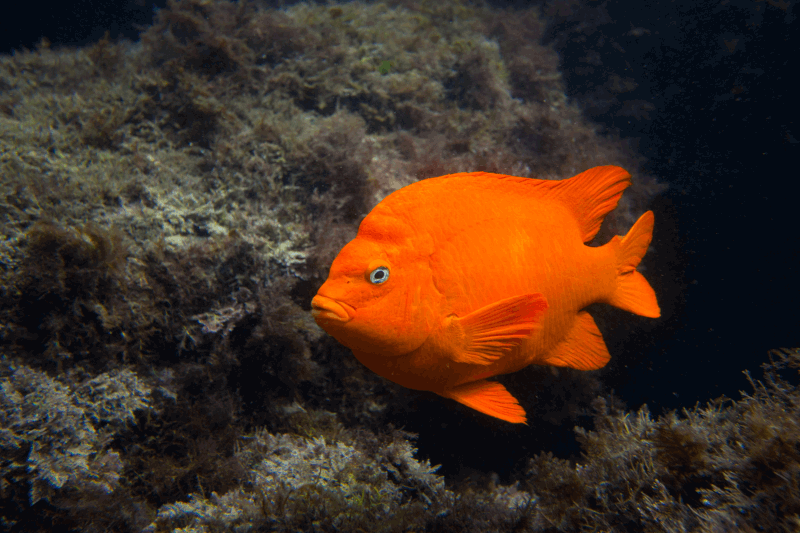
#> input picture resources/fish.png, 800 x 533 px
$ python basics03.py
#> lines starting #> are read from the running program, lines starting #| are printed output that depends on the picture
import cv2
import numpy


#recortar, redimensionar y unir imagenes

# cargar la imagen fish
img = cv2.imread('resources/fish.png')
#> img is the input picture: shape (533, 800, 3); mean B, G, R 34.4, 47.2, 67.3

# imprimir en consola las dimensiones de la imagen
print(img.shape)
#| (533, 800, 3)

#redimensionar la imagen con otros valores
img_ancho = img.shape[1] #saco el ancho de la imagen
#> img_ancho = 800
img_alto = img.shape[0] #saco el alto de la imagen
#> img_alto = 533

img_resized = cv2.resize(img, (300, 300)) #hacemos que la imagen mida 300x300, cuadrada
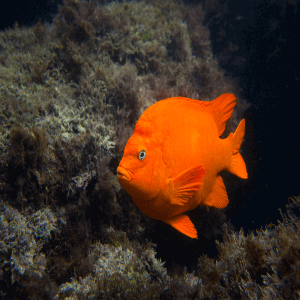
#> img_resized: shape (300, 300, 3); mean B, G, R 34.3, 47.1, 67.2


#redimensionar en relacion con el tamano de la imagen
img_resized_shape = cv2.resize(img, (img.shape[1]//2, img.shape[0]//2))#nos pide ancho y alto, que se encuentran en la pos 1 y 0

#recorte de parte de la imagen
#en el recorte hay que tener en cuenta el orden de los valores [y1:y2, x1:x2], como coordenadas en la imagen
image_crop = img[150:350, 300:500]
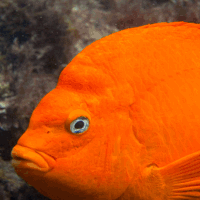
#> image_crop: shape (200, 200, 3); mean B, G, R 19.2, 80.2, 179.5

#hay que asegurarse de importar numpy al inicio para lo siguiente:
#combinar varias imagenes en horizontal (deben tener la misma altura y misma cantidad de canales de color, RGB)
image_horizontal = numpy.hstack((img_resized_shape, img_resized_shape))
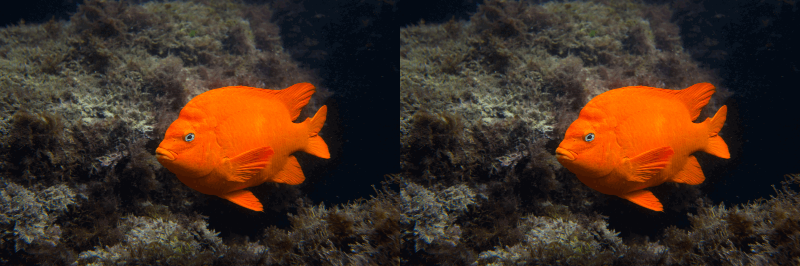
#> image_horizontal: shape (266, 800, 3); mean B, G, R 34.3, 47.1, 67.2

#combinar varias imagenes en vertical (deben tener la misma anchura y misma cantidad de canales de color, RGB)
image_vertical = numpy.vstack((img_resized_shape, img_resized_shape))
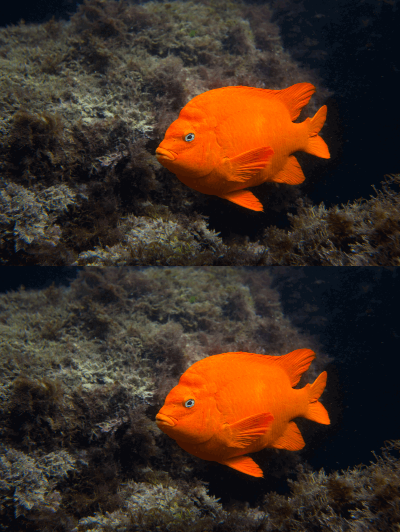
#> image_vertical: shape (532, 400, 3); mean B, G, R 34.3, 47.1, 67.2

cv2.imshow('original', img) #muestro la ventana original
cv2.imshow('img resized', img_resized) #muestro la imagen fish con el nuevo tamano
cv2.imshow('img resized shape', img_resized_shape) #muestro la imagen redimensionada en base a la original
cv2.imshow('iamge crop', image_crop)
cv2.imshow('image horizontal', image_horizontal)
cv2.imshow('image vertical', image_vertical)

cv2.waitKey(0) # salgo de la ejecucion de las ventanas
